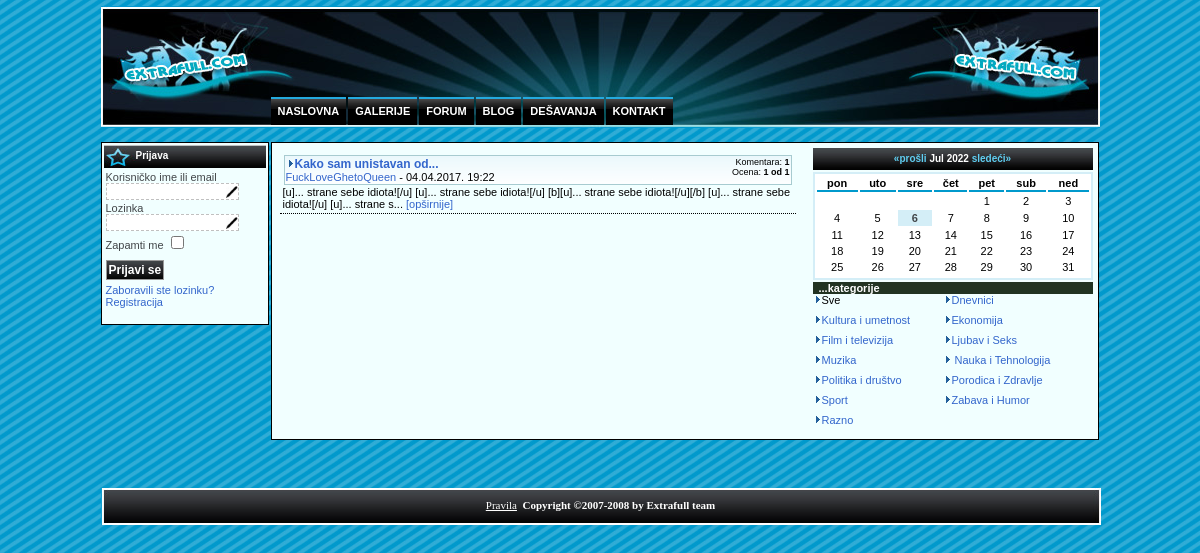
Page /blog on the committed database.
### tables this page shows
CREATE TABLE `jos_blogs` (
  `id` int(11) NOT NULL,
  `type` tinyint(4) DEFAULT NULL,
  `who_id` int(11) DEFAULT NULL,
  `subject` text,
  `text` text,
  `date` datetime DEFAULT NULL,
  `vote_count` int(11) NOT NULL DEFAULT '0',
  `vote_sum` int(11) NOT NULL DEFAULT '0',
  `comments` int(11) NOT NULL DEFAULT '0',
  `options` tinyint(1) NOT NULL DEFAULT '2'
);

CREATE TABLE `jos_users` (
  `id` int(11) NOT NULL,
  `name` text NOT NULL,
  `username` varchar(150) NOT NULL DEFAULT '',
  `email` varchar(100) NOT NULL DEFAULT '',
  `password` varchar(100) NOT NULL DEFAULT '',
  `block` tinyint(4) NOT NULL DEFAULT '0',
  `gid` tinyint(3) UNSIGNED NOT NULL DEFAULT '1',
  `avatar` varchar(50) DEFAULT NULL,
  `gender` tinyint(4) NOT NULL DEFAULT '0',
  `birthdate` date DEFAULT NULL,
  `lover_id` int(11) NOT NULL DEFAULT '0',
  `registerDate` datetime DEFAULT NULL,
  `lastvisitDate` datetime DEFAULT NULL,
  `activation` varchar(100) DEFAULT NULL,
  `params` text NOT NULL,
  `IP` varchar(20) DEFAULT NULL
);

### component/blog/views/blogs/view.html.php (called while the page is built, shortened)
<?php
class BlogViewBlogs extends JView
{
  function display($tpl = null)
	{
		  $model = $this->getModel();
		  $limit = 14;
		  $limitstart	= JRequest::getInt( 'limitstart', 0 );
		  $who_id = JRequest::getInt( 'id',0 );
		  $type = JRequest::getInt( 'type',0 );
		  $year = JRequest::getInt( 'year', 0, 'GET' );
		  $month = JRequest::getInt( 'month', 0, 'GET' );
		  $day = JRequest::getInt( 'day', 0, 'GET' );
		  $model->init($type,$who_id,$day,$month,$year);
		  $rows = $model->get( $limitstart,$limit );
	 		require_once(BASE_PATH.DS.'modules'.DS.'my_calendar.php');
	    parent::display( $tpl );
  }
}
?>

### component/blog/controller.php (called while the page is built, shortened)
<?php
class BlogController extends JController
{
	function display(){
		$viewName = JRequest::getCmd('view', 'blogs');
		$doc = &Document::getInstance();
		$viewType = $doc->getType();
		$view = $this->getView( $viewName, $viewType );
		if ($viewName != 'post'){
			$model = $this->getModel( $viewName, 'modelblog' );
			$view->setModel( $model, true );
		}
   	$view->display();
  }
}
?>

### component/blog/blog.php (called while the page is built, shortened)
<?php
require_once (JPATH_COMPONENT.DS.'controller.php');
$controller = new BlogController();
$controller->setName('Blog');
$controller->execute(JRequest::getVar('task', 'display', 'default', 'cmd'));
?>

### basic.php (called while the page is built, shortened)
<?php
class Basic{
	protected static $routeBase = null;
	protected static $uriBase = null;
	public static function routerBase(){
		if (self::$routeBase == null){
			if (strpos(php_sapi_name(), 'cgi') !== false && !empty($_SERVER['REQUEST_URI'])) {
				self::$routeBase =  rtrim(dirname($_SERVER['PHP_SELF']), '/\\');
			} else {
				self::$routeBase =  rtrim(dirname($_SERVER['SCRIPT_NAME']), '/\\');
			}
		}
		return self::$routeBase;
	}
	public static function uriBase(){
		if (self::$uriBase == null){
			if (isset($_SERVER['HTTPS']) && !empty($_SERVER['HTTPS']) && (strtolower($_SERVER['HTTPS']) != 'off')) {
				$https = 's://';
			} else {
				$https = '://';
			}
			$s_name = $_SERVER['HTTP_HOST'];
			if (!empty ($_SERVER['PHP_SELF']) && !empty ($_SERVER['REQUEST_URI'])) {
				$uriBase = 'http' . $https . $s_name . rtrim(dirname($_SERVER['PHP_SELF']), '/\\');
			}
			else{
				$uriBase = 'http' . $https . $s_name.rtrim(dirname($_SERVER['SCRIPT_NAME']), '/\\');
			}
			$uriBase = urldecode($uriBase);
			$uriBase = str_replace('"', '&quot;',$uriBase);
			$uriBase = str_replace('<', '&lt;',$uriBase);
			$uriBase = str_replace('>', '&gt;',$uriBase);
			$uriBase = preg_replace('/eval\((.*)\)/', '', $uriBase);
			$uriBase = preg_replace('/[\\\"\\\'][\\s]*javascript:(.*)[\\\"\\\']/', '""', $uriBase);
			self::$uriBase = $uriBase;
		}
		return self::$uriBase;
	}
}

### database.php (called while the page is built, shortened)
<?php
class Database{
	public $connection;
	public $query = '';
	private function __construct(){
		$this->connection = @mysqli_connect( DB_HOST, DB_USER, DB_PASSWORD, DB_NAME );
		mysqli_set_charset( $this->connection, DB_CHARACTER_SET );
	}
	public function setQuery($query, $offset = -1, $limit = -1){
		if ($offset >= 0){
			 $query .= ' LIMIT '.$offset;
			 if ($limit >= 0){
			 	 $query .= ','.$limit;
			 }
		}
	  	$this->query = str_replace( '#__', DB_PREFIX, $query );
	}
	public function query( $query = null, $update = false ){
	  	if ($query == null){
	    	$query = $this->query;
		}
		else{
			$query = str_replace( '#__', DB_PREFIX, $query );
		}
		if ( $update ){
			mysqli_query( $this->connection, $query );
			return mysqli_affected_rows($this->connection);
		}
		else {
			$result = mysqli_query( $this->connection, $query );
			return $result;
		}
	}
	public function loadObjectList( $query = null ){
		$result = $this->query( $query );
		$array = array();
		while ( $row = mysqli_fetch_object( $result ) ) {
			$array[] = $row;
		}
		return $array;
	}
}

### library/model.php (called while the page is built, shortened)
<?php
class JModel{
	protected $_db;
	public function __construct($name){
		$this->_db = &Database::getInstance();
	}
	public function _getList( $query, $limitstart = -1, $limit = -1 ){
		$this->_db->setQuery( $query, $limitstart, $limit );
		$result = $this->_db->loadObjectList();
		return $result;
	}
}

### component/blog/models/blogs.php (called while the page is built, shortened)
<?php
class ModelBlogBlogs extends JModel
{
	var $who_id;
	var $day;
	var $month;
	var $year;
	function init($type = 0,$who=0,$day=0,$month=0,$year=0){
		$this->day = $day;
		$this->month = $month < 10 ? '0'.$month : $month;
		$this->year = $year < 10 ? '0'.$year : $year;
		$this->who_id=$who;
	}
  function get( $limitstart, $limit )
  {
  	 $db = $this->getDBO();
 		 $list = array();
  	 $tmp = '';
  	 if ($this->year != 0 && $this->month != 0){
  	 	 if ($this->day != 0){
  	 	 	 $tmp .= " AND DATE(a.date)='$this->year-$this->month-$this->day'";
  	 	 }else{
  	 	   $tmp .= " AND DATE(a.date)>='$this->year-$this->month-1' AND DATE(a.date)<='$this->year-$this->month-31'";
  	 	 }
  	 	 $tmp = substr($tmp,5);
  	 	 $query = "SELECT count(*) FROM #__blogs AS a WHERE $tmp";
  		 $db->setQuery( $query );
	  	 $list['cnt'] = $db->loadResult();
  	 }
  	 else{
  	 	 $tmp = substr($tmp,5);
  	 	 $limitstart = 0;
  	 	 $limit = 14;
  	 	 $list['cnt'] = 0;
  	 }
		 $query = "SELECT a.id,a.type,a.who_id,a.date,a.subject,substr(a.text,1,150) as text,a.comments,a.vote_sum,a.vote_count,b.username FROM #__blogs AS a JOIN #__users AS b ON b.id=a.who_id $tmp ORDER BY a.id DESC";
		 $list['rows'] = $this->_getList( $query, $limitstart, $limit );
  	 return $list;
  }
  function getDaysWithEvent()
  {
  	 if ($this->year == 0  || $this->month == 0){
  	 	 $this->year = intval(date('Y'));
  	 	 $this->month = intval(date('m'));
  	 }
  	 $tmp = "WHERE DATE(a.date)>='$this->year-$this->month-1' AND DATE(a.date)<='$this->year-$this->month-31'";
  	 if ($this->who_id != 0){
  	 	 $tmp .= ' AND a.who_id='.$this->who_id;
	  	 $query = "SELECT DAY(a.date) AS day,substr(a.subject,1,30) as name FROM #__blogs AS a $tmp";
  	 }
  	 else{
  	 	 $query = "SELECT DISTINCT DAY(a.date) AS day,b.username as name FROM #__blogs AS a JOIN #__users AS b ON b.id=a.who_id $tmp";
  	 }
  	 return $query;
  }
}
?>

### application.php (called while the page is built, shortened)
<?php
require_once(BASE_PATH.DS.'database.php');
require_once(BASE_PATH.DS.'document.php');
require_once(BASE_PATH.DS.'basic.php');
require_once(BASE_PATH.DS.'user.php');
require_once(BASE_PATH.DS.'text.php');
require_once(BASE_PATH.DS.'library'.DS.'controller.php');
require_once(BASE_PATH.DS.'library'.DS.'model.php');
require_once(BASE_PATH.DS.'library'.DS.'view.php');
require_once(BASE_PATH.DS.'library'.DS.'html.php');
$mainframe = new Application();
class Application{
	protected $template;
	public function init(){
		if ( isset($_COOKIE['template']) ){
			$tmp = $_COOKIE['template'];
			switch ( $tmp ){
				case 'cool': break;
				default: $tmp = DEFAULT_TEMPLATE; break;
			}
			$this->template = $tmp;
		}
		else{
			$this->template = DEFAULT_TEMPLATE;
		}
	}
	public function getImageDir(){
		return Basic::uriBase().'/template/'.$this->template.'/images/';
	}
}

### langs/sr-RS/sr-RS.php (called while the page is built, shortened)
<?php
$text = array();
$text['DAYS'] = 'Ponedeljak,Utorak,Sreda,Četvrtak,Petak,Subota,Nedelja';
$text['ERASE']='[obriši]';
$text['CHANGE']='[izmeni]';
$text['PAG_NUMBER']='Rezultata:';
$text['E_LOGIN_USERNAME']='Nije uneseno korisničko ime';
$text['E_LOGIN_PASSWORD']='Nije unesena lozinka';
$text['E_LOGIN_AUTHENTICATE']='Korisničko ime i lozinka se ne slažu';
$text['E_LOGIN_BLOCKED']='Vaš korisnički nalog je blokiran';
$text['USERNAME']='Korisničko ime';
$text['POSALJI']='Pošalji';
$text['PROMENI']='Promeni';
$text['WRONG_EMAIL']='Nepravilna email adresa';
$text['WRONG_USER']='Predugačko ili prekratko korisničko ime';
$text['WRONG_PASS']='Lozinka nije dobra ili nije dobro potvrđena';
$text['WRONG_USER2']='Postoji član sa tim korisničkim imenom';
$text['WRONG_EMAIL2']='Postoji član sa tom email adresom';
$text['WRONG_CAPTCHA']='Pogrešno unesen verifikacioni kod';
$text['REG_OK']='Registracija je uspela. Sada možete da se ulogujete.';
$text['TITLE']='Mesto za upoznavanje i druzenje, desavanja, slike i nocni provod ~ Extrafull';
$text['TITLE_photo']='Galerije i slike ~ Extrafull';
$text['TITLE_events']='Desavanja, koncerti, svirke, zurke ~ Extrafull';
$text['TITLE_forum']='Forum - diskusije i rasprave ~ Extrafull';
$text['TITLE_contact']='Kontakt ~ Extrafull';
$text['BLOCKUSER_MSG'] = 'Član te je blokirao! Verovatno si bio/la nevaljao. Popravi se malo ;)';
$text['DBERROR'] = 'Greška!';
$text['BLOCKING'] = '[blokiranje]';
$text['BLOCKME'] = 'Blokiraj člana';
$text['UNBLOCKME'] = 'Odblokiraj člana';
?>

### langs/sr-RS/sr-RS.blog.php (called while the page is built)
<?php
$text['TYPES']='Dnevnici,Kultura i umetnost,Ekonomija,Film i televizija,Ljubav i Seks,Muzika, Nauka i Tehnologija,Politika i društvo,Porodica i Zdravlje,Sport,Zabava i Humor,Razno';
$text['CATS']='...kategorije';
$text['CAT']='Kategorija';
$text['NEW_ONE'] = '[Napiši novi blog]';
$text['B_OPTIONS']='Svi mogu da daju komentare/glasove,Niko ne može da daje komentare/glasove,Samo prijatelji mogu da daju komentare/glasove';
$text['DETAILED'] = '[opširnije]';
$text['TITLE_blog']='Extrafull - blogovi';
$text['VIEW_USER'] = '[pogledaj sve blogove člana]';
?>

### text.php (called while the page is built, shortened)
<?php
class JText{
	public static function _($key){
		global $text;
		return $text[$key];
	}
}
?>

### component/blog/views/blogs/tmpl/default.php (the view, shortened to what this page needs)
<table width="100%">
 <tr>
	 <td valign="top">
	 	<?php
			if ($this->rows != null)
			{
				foreach($this->rows as $row)
				{
					?>
					<div style="margin:3px;width:510px;border-bottom:1px dotted #000;padding:3px">
						<div class="bottommodules" style="margin:1px;padding:1px;">
							<div style="float:left;width:300px">
								<a href="<?php echo Basic::routerBase();?>/blog/blog/<?php echo $row->id;?>">
								<?php echo JHTML::image('arrow.gif');?><span style="font-size:12px;font-weight:bold"><?php echo $row->subject;?></span></a><br/>
								<?php echo JHTML::profileLink($row->who_id,$row->username).' - '.JHTML::date($row->date);?>
							</div>
						<?php $user = &User::getInstance();
						echo '<div style="float:right;text-align:right;width:200px">';
						if ($row->comments){
							echo '<span style="font-size:9px;">Komentara: <b>'.$row->comments.'</b></span><br/>';
						}
						if ($row->vote_count){
							echo '<span style="font-size:9px;">Ocena: <b>'.$row->vote_sum.' od '.$row->vote_count.'</b></span><br/>';
						}
						echo '</div>';
						?>
						</div>
						<?php echo $row->text.'... <a href="'.Basic::routerBase().'/blog/blog/'.$row->id.'">'.JText::_('DETAILED').'</a>';
						?>
				  </div><br/>
			<?php
			  }
			} ?>
  </td>
	<td width="280px" valign="top" align="justify">
		 <div class="photo_hd"><?php echo JText::_('CATS');?></div>
<?php
			$types = explode(',',JText::_('TYPES'));
      array_unshift( $types, 'Sve');
      echo '<div style="width:260px;">';
      for ($i = 0; $i < count($types); ++$i){
      	echo '<div style="float:left;width:130px;height:20px;font-size:11px">';
      	echo JHTML::image('arrow.gif');
      	if ($this->type == $i) echo $types[$i];
      	else echo '<a href="'.$this->lnk.'type='.$i.'">'.$types[$i].'</a>';
      	echo '</div>';
      }
      echo '</div>';
      ?>
   </td>
 </tr>
</table>

### library/html.php (shortened to what this page needs)
<?php
class JHTML{
	public static function date($date, $format = null){
		if (strpos($date, ' ')) {
			list($dt,$tm) = explode(' ',$date);
		} else {
			$dt = $date;
			$tm = '';
		}
		list($y,$m,$d) = explode('-',$dt);
		list($h,$mn) = explode(':',$tm);
		return "$d.$m.$y. $h:$mn";
	}
	public static function image($name,$class=''){
		global $mainframe;
		return '<img src="'.$mainframe->getImageDir().$name.'" '.$class.' />';
	}
	public static function profileLink($id,$txt){
		return '<a href="'.Basic::routerBase().'/profil/'.$id.'">'.$txt.'</a>';
	}
}

### template/normal/tpl.css (style rules this page uses)
body { margin: 0; padding: 0; background:url(images/bg.jpg) repeat; text-align:center; color: #414548; font-family:Verdana,Arial,Helvetica; font-size:11px; }
div,span { text-align:left; }
a { color:#3366cc; text-decoration:none; }
#bottommodules, .bottommodules, #vote_panel td { background: #fff url(images/bottommod-bg.png) 0 0 repeat; border: 1px solid #a7cbd0; margin:2px 5px 2px 5px; padding: 5px; }
img { border:none;margin:0px;padding:0px; }
td, th { color:#000000; font-family:Verdana,Arial,Helvetica; font-size:11px; }
.photo_hd { color:#ffffff; background:#223322; width:510; margin-top:2px; padding-left:6px; font-weight:bold; }

### rows in the picture
jos_blogs: subject "Kako sam unistavan od...", jos_users.username "FuckLoveGhetoQueen", date "04.04.2017. 19:22", comments "1", vote_sum "1", vote_count "1", text "[u]... strane sebe idiota![/u] [u]... strane sebe idiota![/u] [b][u]... strane sebe idiota![/u][/b] [u]... strane sebe idiota![/u] [u]... strane s"

### other values in the picture
$menus[$i] "NASLOVNA"
$menus[$i] "GALERIJE"
$menus[$i] "FORUM"
$menus[$i] "BLOG"
$menus[$i] "DEŠAVANJA"
$menus[$i] "KONTAKT"
LOGIT "Korisničko ime ili email"
PASSWORD "Lozinka"
REMEMBER_ME "Zapamti me"
FORGOT_YOUR_PASSWORD "Zaboravili ste lozinku?"
REGISTER "Registracija"
KPREV "prošli"
$month_name[$this->month] "Jul"
$this->year "2022"
KNEXT "sledeći"
